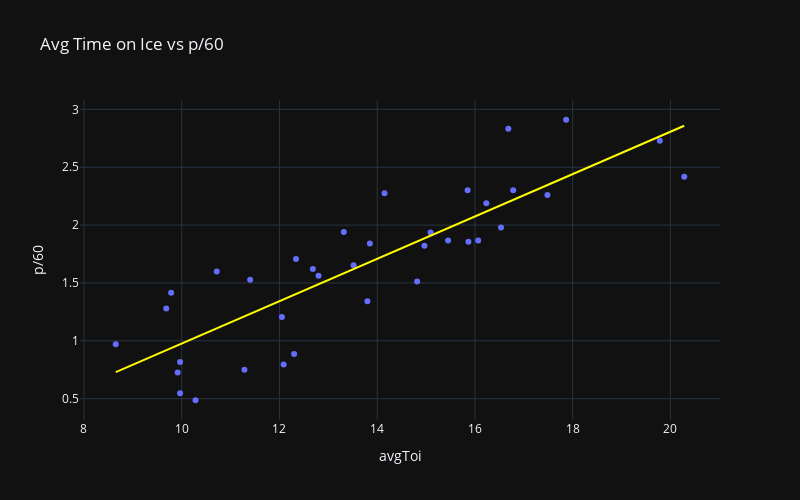

Notebook code cell kept with this figure:
### Code cell
metric = "p/60"
fig = px.scatter(
    subset,
    x="avgToi",
    y=metric,
    hover_name="playerName",
    hover_data=["goals", "assists", "points", "gamesPlayed", "team", "age", "capHit"],
    width=800,
    height=500,
    title=f"Avg Time on Ice vs {metric}",
    trendline="ols",
    trendline_color_override="yellow",
)
fig.show()
subset.loc[:, f"{metric}_adj"] = subset[metric] / subset["avgToi"]
subset.loc[:, f"{metric}_adj_rank"] = subset[f"{metric}_adj"].rank(ascending=False, method='first').astype(int)

### Figure 1 — Plotly figure (JSON) as saved in the notebook; plotly's stock layout.template omitted (floating-point values rounded to 4 significant figures)
{"data": [{"customdata": [[1, 2, 3, 25, ["Los Angeles Kings"], 24, 775000], [4, 21, 25, 81, ["Calgary Flames"], 25, 1000000], [7, 13, 20, 57, ["Colorado Avalanche", "San Jose Sharks"], 25, 896250], [4, 7, 11, 81, ["New York Islanders"], 25, 775000], [3, 8, 11, 78, ["Boston Bruins"], 23, 925000], [23, 24, 47, 73, ["Columbus Blue Jackets"], 24, 925000], [6, 7, 13, 63, ["Seattle Kraken"], 23, 859167], [13, 14, 27, 54, ["Calgary Flames"], 23, 863333], [6, 4, 10, 35, ["New York Rangers"], 22, 867500], [11, 14, 25, 73, ["Dallas Stars"], 22, 894167], [19, 23, 42, 77, ["Los Angeles Kings"], 23, 875000], [2, 4, 6, 33, ["Chicago Blackhawks"], 22, 912500], [5, 7, 12, 75, ["Minnesota Wild", "Boston Bruins"], 22, 925000], [8, 12, 20, 60, ["Tampa Bay Lightning"], 23, 775000], [0, 1, 1, 12, ["Los Angeles Kings"], 28, 775000], [10, 8, 18, 62, ["Montréal Canadiens"], 23, 897500], [7, 12, 19, 51, ["Utah Hockey Club"], 22, 925000], [14, 24, 38, 78, ["Dallas Stars", "Carolina Hurricanes"], 21, 814167], [15, 16, 31, 72, ["Florida Panthers"], 22, 925000], [4, 3, 7, 50, ["Los Angeles Kings"], 22, 805833], [5, 10, 15, 62, ["Nashville Predators"], 21, 863333], [0, 2, 2, 22, ["New York Rangers"], 21, 863333], [17, 17, 34, 80, ["Carolina Hurricanes"], 21, 905833], [25, 40, 65, 75, ["Utah Hockey Club"], 20, 950000], [20, 24, 44, 82, ["Anaheim Ducks"], 20, 950000], [19, 18, 37, 77, ["Detroit Red Wings"], 20, 918333], [12, 14, 26, 53, ["Chicago Blackhawks"], 20, 950000], [8, 1, 9, 39, ["New York Islanders"], 25, 775000], [23, 44, 67, 82, ["Chicago Blackhawks"], 19, 950000], [10, 18, 28, 75, ["Buffalo Sabres"], 19, 950000], [20, 25, 45, 76, ["Anaheim Ducks"], 20, 950000], [31, 23, 54, 82, ["Columbus Blue Jackets"], 20, 950000], [18, 27, 45, 74, ["San Jose Sharks"], 19, 950000], [26, 37, 63, 80, ["Philadelphia Flyers"], 20, 950000], [25, 38, 63, 70, ["San Jose Sharks"], 18, 975000], [10, 25, 35, 77, ["New York Islanders"], 26, 950000]], "hovertemplate": "<b>%{hovertext}</b><br><br>avgToi=%{x}<br>p/60=%{y}<br>goals=%{customdata[0]}<br>assists=%{customdata[1]}<br>points=%{customdata[2]}<br>gamesPlayed=%{customdata[3]}<br>team=%{customdata[4]}<br>age=%{customdata[5]}<br>capHit=%{customdata[6]}<extra></extra>", "hovertext": ["Akil Thomas", "Martin Pospisil", "Nikolai Kovalenko", "Kyle MacLean", "John Beecher", "Dmitri Voronkov", "Tye Kartye", "Connor Zary", "Brett Berard", "Mavrik Bourque", "Alex Laferriere", "Landon Slaggert", "Marat Khusnutdinov", "Gage Goncalves", "Jeff Malott", "Emil Heineman", "Josh Doan", "Logan Stankoven", "Mackie Samoskevich", "Samuel Helenius", "Zachary L'Heureux", "Brennan Othmann", "Jackson Blake", "Logan Cooley", "Cutter Gauthier", "Marco Kasper", "Frank Nazar", "Marc Gatcomb", "Connor Bedard", "Zach Benson", "Leo Carlsson", "Adam Fantilli", "Will Smith", "Matvei Michkov", "Macklin Celebrini", "Maxim Tsyplakov"], "legendgroup": "", "marker": {"color": "#636efa", "symbol": "circle"}, "mode": "markers", "name": "", "orientation": "v", "showlegend": false, "type": "scatter", "x": [9.917, 13.8, 12.34, 9.967, 11.28, 16.78, 9.683, 16.07, 10.72, 12.68, 16.53, 12.3, 12.09, 12.8, 10.28, 11.4, 13.52, 15.09, 13.32, 8.65, 12.05, 9.967, 13.85, 17.87, 14.15, 15.45, 15.87, 9.783, 20.28, 14.82, 16.23, 17.48, 15.85, 16.68, 19.78, 14.97], "xaxis": "x", "y": [0.7261, 1.342, 1.706, 0.8175, 0.7499, 2.302, 1.279, 1.867, 1.6, 1.62, 1.979, 0.8869, 0.7944, 1.562, 0.4862, 1.528, 1.654, 1.937, 1.94, 0.9711, 1.205, 0.5473, 1.841, 2.91, 2.275, 1.866, 1.855, 1.415, 2.417, 1.512, 2.188, 2.26, 2.302, 2.832, 2.73, 1.822], "yaxis": "y"}, {"hovertemplate": "<b>OLS trendline</b><br>p/60 = 0.183066 * avgToi + -0.854535<br>R<sup>2</sup>=0.723504<br><br>avgToi=%{x}<br>p/60=%{y} <b>(trend)</b><extra></extra>", "legendgroup": "", "line": {"color": "yellow"}, "marker": {"color": "#636efa", "symbol": "circle"}, "mode": "lines", "name": "", "showlegend": false, "type": "scatter", "x": [8.65, 9.683, 9.783, 9.917, 9.967, 9.967, 10.28, 10.72, 11.28, 11.4, 12.05, 12.09, 12.3, 12.34, 12.68, 12.8, 13.32, 13.52, 13.8, 13.85, 14.15, 14.82, 14.97, 15.09, 15.45, 15.85, 15.87, 16.07, 16.23, 16.53, 16.68, 16.78, 17.48, 17.87, 19.78, 20.28], "xaxis": "x", "y": [0.729, 0.9182, 0.9365, 0.9609, 0.97, 0.97, 1.028, 1.107, 1.211, 1.232, 1.351, 1.358, 1.397, 1.404, 1.467, 1.489, 1.583, 1.62, 1.672, 1.681, 1.736, 1.858, 1.885, 1.908, 1.974, 2.047, 2.05, 2.087, 2.117, 2.172, 2.2, 2.218, 2.346, 2.416, 2.767, 2.859], "yaxis": "y"}], "layout": {"height": 500, "legend": {"tracegroupgap": 0}, "title": {"text": "Avg Time on Ice vs p/60"}, "width": 800, "xaxis": {"anchor": "y", "domain": [0, 1], "title": {"text": "avgToi"}}, "yaxis": {"anchor": "x", "domain": [0, 1], "title": {"text": "p/60"}}}}
